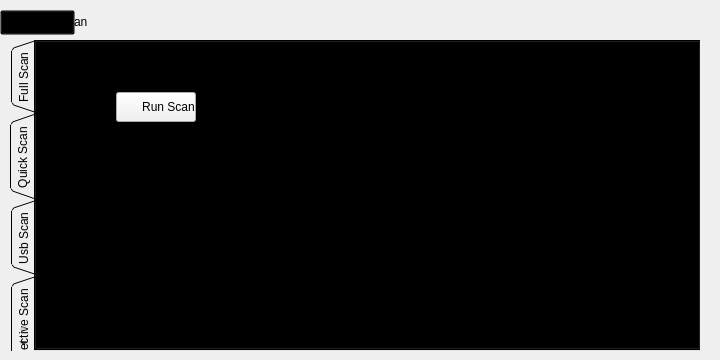
<?xml version="1.0" encoding="UTF-8"?>
<ui version="4.0">
 <class>MainWindow</class>
 <widget class="QMainWindow" name="MainWindow">
  <property name="geometry">
   <rect>
    <x>0</x>
    <y>0</y>
    <width>720</width>
    <height>360</height>
   </rect>
  </property>
  <property name="windowTitle">
   <string>MainWindow</string>
  </property>
  <property name="styleSheet">
   <string notr="true">background-image: url(:/MyClass/background.png);</string>
  </property>
  <widget class="QWidget" name="centralwidget">
   <widget class="QTabWidget" name="tabWidget">
    <property name="geometry">
     <rect>
      <x>10</x>
      <y>40</y>
      <width>691</width>
      <height>311</height>
     </rect>
    </property>
    <property name="focusPolicy">
     <enum>Qt::TabFocus</enum>
    </property>
    <property name="contextMenuPolicy">
     <enum>Qt::NoContextMenu</enum>
    </property>
    <property name="acceptDrops">
     <bool>false</bool>
    </property>
    <property name="layoutDirection">
     <enum>Qt::LeftToRight</enum>
    </property>
    <property name="styleSheet">
     <string notr="true">background: transparent;</string>
    </property>
    <property name="tabPosition">
     <enum>QTabWidget::West</enum>
    </property>
    <property name="tabShape">
     <enum>QTabWidget::Triangular</enum>
    </property>
    <property name="currentIndex">
     <number>1</number>
    </property>
    <property name="iconSize">
     <size>
      <width>32</width>
      <height>32</height>
     </size>
    </property>
    <property name="elideMode">
     <enum>Qt::ElideNone</enum>
    </property>
    <property name="documentMode">
     <bool>false</bool>
    </property>
    <property name="tabsClosable">
     <bool>false</bool>
    </property>
    <property name="movable">
     <bool>false</bool>
    </property>
    <property name="tabBarAutoHide">
     <bool>false</bool>
    </property>
    <widget class="QWidget" name="tab">
     <attribute name="title">
      <string>Full Scan</string>
     </attribute>
     <widget class="QLabel" name="label">
      <property name="geometry">
       <rect>
        <x>80</x>
        <y>20</y>
        <width>91</width>
        <height>21</height>
       </rect>
      </property>
      <property name="styleSheet">
       <string notr="true">background: transparent;
font: 75 14pt &quot;Times New Roman&quot;;

</string>
      </property>
      <property name="text">
       <string>Full Scan</string>
      </property>
     </widget>
     <widget class="QPushButton" name="pushButton">
      <property name="geometry">
       <rect>
        <x>80</x>
        <y>50</y>
        <width>80</width>
        <height>30</height>
       </rect>
      </property>
      <property name="styleSheet">
       <string notr="true">background: transparent;
background-color: rgb(241, 241, 241);
image: url(:/MyClass/run.png);
image-position:left;
padding-left: 5px;
</string>
      </property>
      <property name="text">
       <string>      Run Scan</string>
      </property>
     </widget>
     <widget class="QScrollArea" name="scrollArea">
      <property name="geometry">
       <rect>
        <x>80</x>
        <y>130</y>
        <width>571</width>
        <height>91</height>
       </rect>
      </property>
      <property name="styleSheet">
       <string notr="true">background: transparent;</string>
      </property>
      <property name="widgetResizable">
       <bool>true</bool>
      </property>
      <widget class="QWidget" name="scrollAreaWidgetContents">
       <property name="geometry">
        <rect>
         <x>0</x>
         <y>0</y>
         <width>569</width>
         <height>89</height>
        </rect>
       </property>
      </widget>
     </widget>
    </widget>
    <widget class="QWidget" name="tab_2">
     <attribute name="title">
      <string>Quick Scan</string>
     </attribute>
     <widget class="QLabel" name="label_2">
      <property name="geometry">
       <rect>
        <x>80</x>
        <y>20</y>
        <width>91</width>
        <height>21</height>
       </rect>
      </property>
      <property name="styleSheet">
       <string notr="true">background: transparent;
font: 75 14pt &quot;Times New Roman&quot;;

</string>
      </property>
      <property name="text">
       <string>Quick Scan</string>
      </property>
     </widget>
     <widget class="QPushButton" name="pushButton_2">
      <property name="geometry">
       <rect>
        <x>80</x>
        <y>50</y>
        <width>80</width>
        <height>30</height>
       </rect>
      </property>
      <property name="styleSheet">
       <string notr="true">background: transparent;
background-color: rgb(241, 241, 241);
image: url(:/MyClass/run.png);
image-position:left;
padding-left: 5px;</string>
      </property>
      <property name="text">
       <string>      Run Scan</string>
      </property>
     </widget>
     <widget class="QScrollArea" name="scrollArea_2">
      <property name="geometry">
       <rect>
        <x>80</x>
        <y>130</y>
        <width>571</width>
        <height>91</height>
       </rect>
      </property>
      <property name="styleSheet">
       <string notr="true">background: transparent;</string>
      </property>
      <property name="widgetResizable">
       <bool>true</bool>
      </property>
      <widget class="QWidget" name="scrollAreaWidgetContents_2">
       <property name="geometry">
        <rect>
         <x>0</x>
         <y>0</y>
         <width>569</width>
         <height>89</height>
        </rect>
       </property>
      </widget>
     </widget>
    </widget>
    <widget class="QWidget" name="tab_3">
     <attribute name="title">
      <string>Usb Scan</string>
     </attribute>
     <widget class="QPushButton" name="pushButton_3">
      <property name="geometry">
       <rect>
        <x>80</x>
        <y>50</y>
        <width>80</width>
        <height>30</height>
       </rect>
      </property>
      <property name="styleSheet">
       <string notr="true">background: transparent;
background-color: rgb(241, 241, 241);
image: url(:/MyClass/run.png);
image-position:left;
padding-left: 5px;</string>
      </property>
      <property name="text">
       <string>     Run Scan</string>
      </property>
     </widget>
     <widget class="QLabel" name="label_3">
      <property name="geometry">
       <rect>
        <x>80</x>
        <y>20</y>
        <width>73</width>
        <height>21</height>
       </rect>
      </property>
      <property name="styleSheet">
       <string notr="true">background: transparent;
font: 75 14pt &quot;Times New Roman&quot;;

</string>
      </property>
      <property name="text">
       <string>Usb Scan</string>
      </property>
     </widget>
     <widget class="QScrollArea" name="scrollArea_3">
      <property name="geometry">
       <rect>
        <x>80</x>
        <y>130</y>
        <width>571</width>
        <height>91</height>
       </rect>
      </property>
      <property name="styleSheet">
       <string notr="true">background: transparent;</string>
      </property>
      <property name="widgetResizable">
       <bool>true</bool>
      </property>
      <widget class="QWidget" name="scrollAreaWidgetContents_3">
       <property name="geometry">
        <rect>
         <x>0</x>
         <y>0</y>
         <width>569</width>
         <height>89</height>
        </rect>
       </property>
      </widget>
     </widget>
    </widget>
    <widget class="QWidget" name="tab_4">
     <attribute name="title">
      <string>Selective Scan</string>
     </attribute>
     <widget class="QLabel" name="label_4">
      <property name="geometry">
       <rect>
        <x>80</x>
        <y>20</y>
        <width>121</width>
        <height>21</height>
       </rect>
      </property>
      <property name="styleSheet">
       <string notr="true">background: transparent;
font: 75 14pt &quot;Times New Roman&quot;;

</string>
      </property>
      <property name="text">
       <string>Selective Scan</string>
      </property>
     </widget>
     <widget class="QPushButton" name="pushButton_4">
      <property name="geometry">
       <rect>
        <x>80</x>
        <y>50</y>
        <width>80</width>
        <height>30</height>
       </rect>
      </property>
      <property name="styleSheet">
       <string notr="true">background: transparent;
background-color: rgb(241, 241, 241);
image: url(:/MyClass/add.png);
image-position:left;
padding-left: 5px;</string>
      </property>
      <property name="text">
       <string>Add</string>
      </property>
     </widget>
     <widget class="QPushButton" name="pushButton_5">
      <property name="geometry">
       <rect>
        <x>170</x>
        <y>50</y>
        <width>80</width>
        <height>30</height>
       </rect>
      </property>
      <property name="styleSheet">
       <string notr="true">background: transparent;
background-color: rgb(241, 241, 241);
image: url(:/MyClass/run.png);
image-position:left;
padding-left: 5px;</string>
      </property>
      <property name="text">
       <string>    Run Scan</string>
      </property>
     </widget>
     <widget class="QScrollArea" name="scrollArea_4">
      <property name="geometry">
       <rect>
        <x>80</x>
        <y>130</y>
        <width>571</width>
        <height>91</height>
       </rect>
      </property>
      <property name="styleSheet">
       <string notr="true">background: transparent;</string>
      </property>
      <property name="widgetResizable">
       <bool>true</bool>
      </property>
      <widget class="QWidget" name="scrollAreaWidgetContents_4">
       <property name="geometry">
        <rect>
         <x>0</x>
         <y>0</y>
         <width>569</width>
         <height>89</height>
        </rect>
       </property>
      </widget>
     </widget>
    </widget>
   </widget>
   <widget class="QLabel" name="label_5">
    <property name="geometry">
     <rect>
      <x>60</x>
      <y>12</y>
      <width>51</width>
      <height>20</height>
     </rect>
    </property>
    <property name="styleSheet">
     <string notr="true">background: transparent;
font: 75 14pt &quot;Times New Roman&quot;;

</string>
    </property>
    <property name="text">
     <string>Scan</string>
    </property>
   </widget>
   <widget class="QPushButton" name="pushButton_6">
    <property name="geometry">
     <rect>
      <x>0</x>
      <y>10</y>
      <width>75</width>
      <height>25</height>
     </rect>
    </property>
    <property name="styleSheet">
     <string notr="true">background: transparent;
image: url(:/MyClass/back.png);
</string>
    </property>
    <property name="text">
     <string/>
    </property>
   </widget>
  </widget>
 </widget>
 <resources>
  <include location="myclass.qrc"/>
 </resources>
 <connections/>
</ui>
